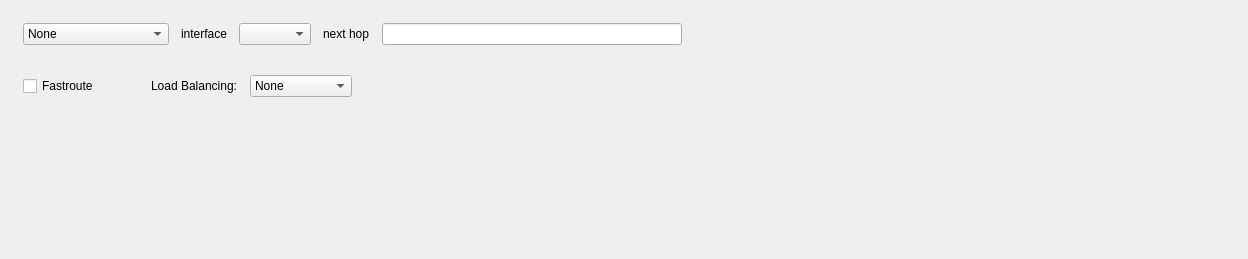
         <widget class="QWidget" name="tab_6">
          <attribute name="title">
           <string>Route</string>
          </attribute>
          <layout class="QGridLayout" name="RuleOptions_gridLayout_16">
           <item row="0" column="0" colspan="2">
            <layout class="QHBoxLayout" name="_2">
             <property name="spacing">
              <number>12</number>
             </property>
             <property name="leftMargin">
              <number>12</number>
             </property>
             <property name="topMargin">
              <number>12</number>
             </property>
             <property name="rightMargin">
              <number>12</number>
             </property>
             <property name="bottomMargin">
              <number>12</number>
             </property>
             <item>
              <widget class="QComboBox" name="pf_route_option">
               <item>
                <property name="text">
                 <string>None</string>
                </property>
               </item>
               <item>
                <property name="text">
                 <string>Route through</string>
                </property>
               </item>
               <item>
                <property name="text">
                 <string>Route reply through</string>
                </property>
               </item>
               <item>
                <property name="text">
                 <string>Route a copy through</string>
                </property>
               </item>
              </widget>
             </item>
             <item>
              <widget class="QLabel" name="textLabel1_8">
               <property name="text">
                <string>interface</string>
               </property>
               <property name="wordWrap">
                <bool>false</bool>
               </property>
              </widget>
             </item>
             <item>
              <widget class="QComboBox" name="pf_route_opt_if"/>
             </item>
             <item>
              <widget class="QLabel" name="textLabel2_9">
               <property name="text">
                <string>next hop</string>
               </property>
               <property name="wordWrap">
                <bool>false</bool>
               </property>
              </widget>
             </item>
             <item>
              <widget class="QLineEdit" name="pf_route_opt_addr">
               <property name="minimumSize">
                <size>
                 <width>300</width>
                 <height>0</height>
                </size>
               </property>
              </widget>
             </item>
            </layout>
           </item>
           <item row="0" column="2">
            <spacer name="horizontalSpacer_9">
             <property name="orientation">
              <enum>Qt::Orientation::Horizontal</enum>
             </property>
             <property name="sizeHint" stdset="0">
              <size>
               <width>537</width>
               <height>20</height>
              </size>
             </property>
            </spacer>
           </item>
           <item row="1" column="0">
            <layout class="QHBoxLayout" name="horizontalLayout_5">
             <property name="spacing">
              <number>12</number>
             </property>
             <property name="leftMargin">
              <number>12</number>
             </property>
             <property name="topMargin">
              <number>12</number>
             </property>
             <property name="rightMargin">
              <number>12</number>
             </property>
             <property name="bottomMargin">
              <number>12</number>
             </property>
             <item>
              <widget class="QCheckBox" name="pf_fastroute">
               <property name="text">
                <string>Fastroute</string>
               </property>
              </widget>
             </item>
             <item>
              <spacer name="spacer_8">
               <property name="orientation">
                <enum>Qt::Orientation::Horizontal</enum>
               </property>
               <property name="sizeType">
                <enum>QSizePolicy::Policy::Fixed</enum>
               </property>
               <property name="sizeHint" stdset="0">
                <size>
                 <width>40</width>
                 <height>20</height>
                </size>
               </property>
              </spacer>
             </item>
             <item>
              <widget class="QLabel" name="label_4">
               <property name="text">
                <string>Load Balancing:</string>
               </property>
              </widget>
             </item>
             <item>
              <widget class="QComboBox" name="pf_route_load_option">
               <item>
                <property name="text">
                 <string>None</string>
                </property>
               </item>
               <item>
                <property name="text">
                 <string>Bitmask</string>
                </property>
               </item>
               <item>
                <property name="text">
                 <string>Random</string>
                </property>
               </item>
               <item>
                <property name="text">
                 <string>Source Hash</string>
                </property>
               </item>
               <item>
                <property name="text">
                 <string>Round Robin</string>
                </property>
               </item>
              </widget>
             </item>
            </layout>
           </item>
           <item row="1" column="1" colspan="2">
            <spacer name="spacer_9">
             <property name="orientation">
              <enum>Qt::Orientation::Horizontal</enum>
             </property>
             <property name="sizeHint" stdset="0">
              <size>
               <width>665</width>
               <height>20</height>
              </size>
             </property>
            </spacer>
           </item>
           <item row="2" column="0" colspan="2">
            <spacer name="spacer_7">
             <property name="orientation">
              <enum>Qt::Orientation::Vertical</enum>
             </property>
             <property name="sizeType">
              <enum>QSizePolicy::Policy::MinimumExpanding</enum>
             </property>
             <property name="sizeHint" stdset="0">
              <size>
               <width>553</width>
               <height>139</height>
              </size>
             </property>
            </spacer>
           </item>
          </layout>
         </widget>
